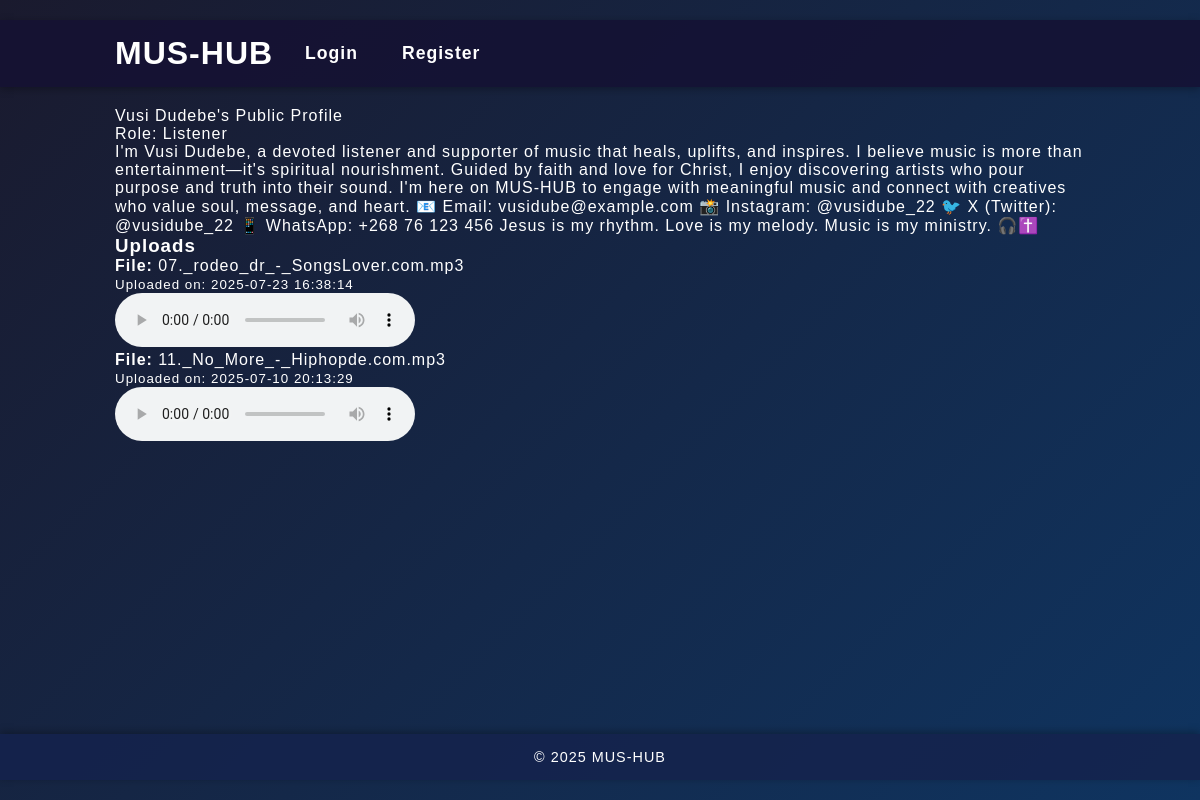
The page /user/3 on the database its author committed.
### app.py (models this page shows)
class User(db.Model):
    UserID = db.Column(db.Integer, primary_key=True)
    Username = db.Column(db.String(80), nullable=False)
    Email = db.Column(db.String(120), unique=True, nullable=False)
    Password = db.Column(db.String(200), nullable=False)
    Role = db.Column(db.String(20), nullable=False)
    Bio = db.Column(db.String(500))
    comments = db.relationship('Comment', backref='author', lazy=True)

class Content(db.Model):
    ContentID = db.Column(db.Integer, primary_key=True)
    UserID = db.Column(db.Integer, db.ForeignKey('user.UserID'), nullable=False)
    FilePath = db.Column(db.String(200), nullable=False)
    UploadDate = db.Column(db.DateTime, default=datetime.utcnow)
    user = db.relationship('User', backref='contents')

### app.py (the view)
@app.route('/user/<int:user_id>')
def public_profile(user_id):
    user = User.query.get_or_404(user_id)
    uploads = Content.query.filter_by(UserID=user_id).order_by(Content.UploadDate.desc()).all()
    return render_template('public_profile.html', user=user, uploads=uploads)

### app.py (called while the page is built)
@app.context_processor
def inject_now():
    return {
        'now': datetime.utcnow(),
        'current_user_id': session.get('user_id')
    }

### templates/public_profile.html (shortened to what this page needs)
{% extends "base.html" %}
{% block content %}
<div class="public-profile-container">
  <div class="public-header">{{ user.Username }}'s Public Profile</div>
  <div class="user-role">Role: {{ user.Role }}</div>
  <div class="user-bio">
    {{ user.Bio or "No bio provided yet." }}
  </div>
  <div class="uploads-section">
    <h3>Uploads</h3>
    {% if uploads %}
      {% for content in uploads %}
        <div class="upload-item">
          <p><strong>File:</strong> {{ content.FilePath }}</p>
          <p><small>Uploaded on: {{ content.UploadDate.strftime('%Y-%m-%d %H:%M:%S') }}</small></p>
          {% set ext = content.FilePath.split('.')[-1].lower() %}
          {% if ext in ['mp3', 'wav', 'ogg'] %}
            <audio controls>
              <source src="{{ url_for('static', filename='uploads/' ~ content.FilePath) }}" type="audio/{{ ext }}">
            </audio>
          {% elif ext in ['mp4', 'webm'] %}
            <video controls width="100%">
              <source src="{{ url_for('static', filename='uploads/' ~ content.FilePath) }}" type="video/{{ ext }}">
              Your browser does not support video playback.
            </video>
          {% else %}
            <p>Preview not available for this file type.</p>
          {% endif %}
        </div>
      {% endfor %}
    {% else %}
      <p>This user hasn’t uploaded anything yet.</p>
    {% endif %}
  </div>
</div>
{% endblock %}

### static/base.css (style rules this page uses)
:root { --background: #1a1a2e; --color: #ffffff; --primary-color: #0f3460; --accent-color: #0b0885; --glass-bg: rgba(255, 255, 255, 0.05); }
* { box-sizing: border-box; margin: 0; padding: 0; }
html { scroll-behavior: smooth; }
body { font-family: "Poppins", sans-serif; background: linear-gradient(135deg, var(--background), var(--primary-color)); color: var(--color); letter-spacing: 1px; min-height: 100vh; display: flex; flex-direction: column; padding: 20px 0; }

### rows shown on the page
User: Username "Vusi Dudebe", Role "Listener", Bio "I'm Vusi Dudebe, a devoted listener and supporter of music that heals, uplifts, and inspires. I believe music is more than entertainment—it's spiritual nourishment. Guided by faith and love for Christ, I enjoy discovering artists who pour purpose and truth into their sound. I'm here on MUS-HUB to engage with meaningful music and connect with creatives who value soul, message, and heart. 📧 Email: vusidube@example.com 📸 Instagram: @vusidube_22 🐦 X (Twitter): @vusidube_22 📱 WhatsApp: +268 76 123 456 Jesus is my rhythm. Love is my melody. Music is my ministry. 🎧✝️"
Content: FilePath "07._rodeo_dr_-_SongsLover.com.mp3", UploadDate "2025-07-23 16:38:14"
Content: FilePath "11._No_More_-_Hiphopde.com.mp3", UploadDate "2025-07-10 20:13:29"
